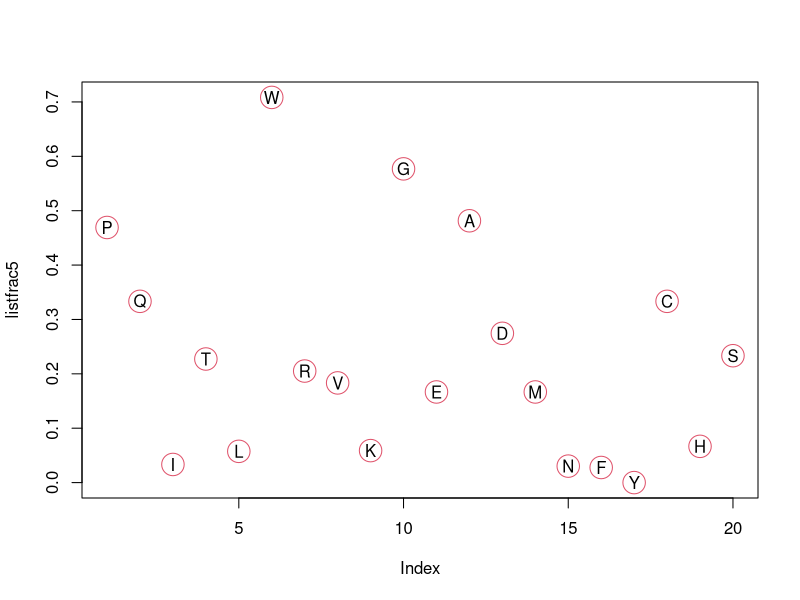

Write the R code that produced this figure.
Bach.dat<-read.csv("Output/OverviewSelCoeff_BachelerFilter.csv")

par(mfrow=c(1,1))

head(Bach.dat)

listAA<-unique(Bach.dat$WTAA)
listfrac5<-c()

for (a in listAA){
    #get the fraction of non syn mutations that have cost > 5% for this AA
#    selco<-Bach.dat$EstSelCoeff[Bach.dat$WTAA==a& Bach.dat$TypeOfSite=="nonsyn"]
    selco<-Bach.dat$EstSelCoeff[Bach.dat$WTAA==a]
    print (a)
    print (Bach.dat$bigAAChange[Bach.dat$WTAA==a])
    listfrac5<-c(listfrac5,length(which(selco>0.05))/length(selco))
}

plot(listfrac5, pch=as.character(listAA))
points(listfrac5, cex=3,col=2)

